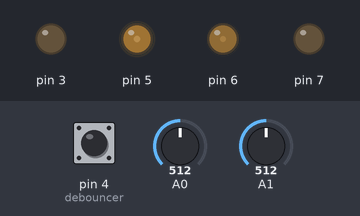
This sketch was run on a simulated Arduino Uno, built with avr-gcc and run on an emulated ATmega328P. On the bench: output pins drawn as LEDs (lit = HIGH). The inputs (shaded band) are chosen by the test bench; at power-on: pin 4 (debouncer) HIGH, A0 = 512, A1 = 512. MIDI output is not drawn; pins used as bus, display or sensor lines are not drawn.

Above: at 1.2 s.
1.3 s: pin 4 (debouncer) pulled LOW for 0.15 s
At 2.6 s:
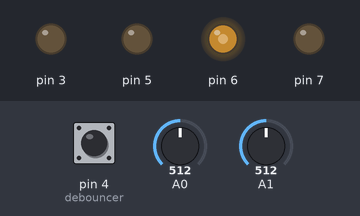
2.9 s: pin 4 (debouncer) pulled LOW for 1 s
At 5.3 s:
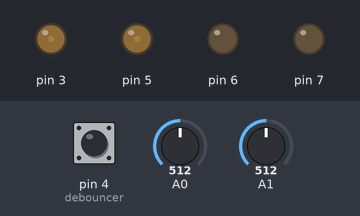
Timing chart, 0 to 6.8 s (numbered marks = the images above; inputs shaded):
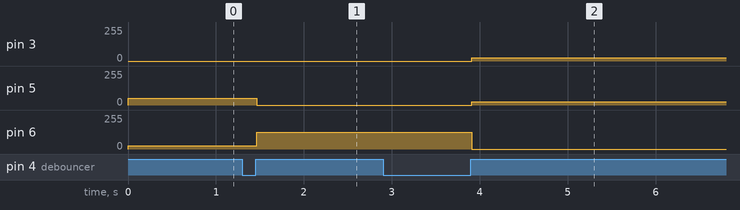

Measured:
- after the input at 1.3 s, pin 5: 50/255 → 0/255 after 0.16 s; pin 6: 25/255 → 125/255 after 0.16 s
- after the input at 2.9 s, pin 3, pin 5: 0/255 → 25/255 after 1.0 s; pin 6: 125/255 → 0/255 after 1.0 s

The sketch:

MIDI_CTRL_V02_32pots__scene_Selector_.ino
```cpp
#include <MIDI.h>
MIDI_CREATE_DEFAULT_INSTANCE ();  //creo la instancia
//////////////////////////////////////////////////////////


int r0 = 0;
int r1 = 0;  // the four digital pins for the bits
int r2 = 0;
int r3 = 0;

int  bin [] = {0, 1 ,2, 3, 4, 5, 6, 7, 8, 9,10,11,12, 13,14,15};//list of binary values

int ctrl0[ ] = {1,2,3,4,5,6,7,8,9,10,11,12,13,14,15,16,17,18,19,20,21,22,23,24,25,26,27,28,29,30,31,32};

int potValue0 = 0;
int potValue1 = 0;
int potValue2 = 0;
int potValue3 = 0;
int potValue4 = 0;
int potValue5 = 0;
int potValue6 = 0;
int potValue7 = 0;
int potValue8 = 0;
int potValue9 = 0;
int potValue10 = 0;
int potValue11 = 0;
int potValue12 = 0;
int potValue13 = 0;
int potValue14 = 0;
int potValue15 = 0;
int potValue16 = 0;
int potValue17 = 0;
int potValue18 = 0;
int potValue19 = 0;
int potValue20 = 0;
int potValue21 = 0;
int potValue22 = 0;
int potValue23 = 0;
int potValue24 = 0;
int potValue25 = 0;
int potValue26 = 0;
int potValue27 = 0;
int potValue28 = 0;
int potValue29 = 0;
int potValue30 = 0;
int potValue31 = 0;


int lastPotValue0 = 0;
int lastPotValue1 = 0;
int lastPotValue2 = 0;
int lastPotValue3 = 0;
int lastPotValue4 = 0;
int lastPotValue5 = 0;
int lastPotValue6 = 0;
int lastPotValue7 = 0;
int lastPotValue8 = 0;
int lastPotValue9 = 0;
int lastPotValue10 = 0;
int lastPotValue11 = 0;
int lastPotValue12 = 0;
int lastPotValue13 = 0;
int lastPotValue14 = 0;
int lastPotValue15 = 0;
int lastPotValue16 = 0;
int lastPotValue17 = 0;
int lastPotValue18 = 0;
int lastPotValue19 = 0;
int lastPotValue20 = 0;
int lastPotValue21 = 0;
int lastPotValue22 = 0;
int lastPotValue23 = 0;
int lastPotValue24 = 0;
int lastPotValue25 = 0;
int lastPotValue26 = 0;
int lastPotValue27 = 0;
int lastPotValue28 = 0;
int lastPotValue29 = 0;
int lastPotValue30 = 0;
int lastPotValue31 = 0;


int Threshlod = 7;


////SCENE SEL

#include <Bounce2.h>
//int color1[] = {0,50,50}; //violeta
//int color2[] = {50,50,0}; //aqua
//int color3[] = {255,0,0}; //

int color1[] = {0,25,25}; //violeta
int color2[] = {25,50,0}; //aqua
int color3[] = {125,0,0}; //


int val= 0;
int lastVal=0;
int scene = 0;
int sceneCC=0;

Bounce debouncer = Bounce();

void setup(){

  MIDI.begin(MIDI_CHANNEL_OMNI);

  pinMode(8, OUTPUT);    // r0
  pinMode(9, OUTPUT);    // r1
  pinMode(10, OUTPUT);    // r2
  pinMode(11, OUTPUT);    //r3

  Serial.begin(31250); // fire up the serial


 //DEBOUNCE button & LED RGB
pinMode (3, OUTPUT);
pinMode (5, OUTPUT);
pinMode (7, OUTPUT);
pinMode (4, INPUT_PULLUP);

debouncer.attach (4);
debouncer.interval (10);
}


void loop () {

 for (int count=0; count < 16; count++) { //loop through each channel, checking for a signal

   int row = bin[count]; //channel 5 = 5th element in the bin list -> 101 etc.

   r0 = bitRead(row,0); //bitRead() -> parameter 1 = binary sequence, parameter 2 = which bit to read, starting from the right most bit
   r1 = bitRead(row,1); //channel 7 = 111, 1 = 2nd bit
   r2 = bitRead(row,2); // third bit
   r3 = bitRead(row,3); // third bit

   digitalWrite(8, r0); // send the bits to the digital pins
   digitalWrite(9, r1);
   digitalWrite(10, r2);
   digitalWrite(11, r3);

if (count == 0){
int potValue0 = analogRead (0); //escaleo el rango 0-1023
    if (abs(potValue0  - lastPotValue0) > Threshlod) {  //solo manda valores si es distinto y coincide con el count 0
      MIDI.sendControlChange(ctrl0[ 0] + sceneCC, potValue0 / 8, 1);
      lastPotValue0 = potValue0; // queda el ultimo valor del pote.
      }
    }

if (count == 1){
int potValue1 = analogRead (0); //escaleo el rango 0-1023
    if (abs(potValue1  - lastPotValue1) > Threshlod) {  //solo manda valores si es distinto y coincide con el count 0
      MIDI.sendControlChange(ctrl0[ 1]+ sceneCC, potValue1 / 8, 1);
      lastPotValue1 = potValue1; // queda el ultimo valor del pote.
      }
    }

if (count == 2){
int potValue2 = analogRead (0); //escaleo el rango 0-1023
    if (abs(potValue2  - lastPotValue2) > Threshlod) {  //solo manda valores si es distinto y coincide con el count 0
      MIDI.sendControlChange(ctrl0[ 2]+ sceneCC, potValue2 / 8, 1);
      lastPotValue2 = potValue2; // queda el ultimo valor del pote.
      }
    }


if (count == 3){
int potValue3 = analogRead (0); //escaleo el rango 0-1023
    if (abs(potValue3  - lastPotValue3) > Threshlod) {  //solo manda valores si es distinto y coincide con el count 0
      MIDI.sendControlChange(ctrl0[ 3]+ sceneCC, potValue3 / 8, 1);
      lastPotValue3 = potValue3; // queda el ultimo valor del pote.
      }
    }


if (count == 4){
int potValue4 = analogRead (0); //escaleo el rango 0-1023
    if (abs(potValue4  - lastPotValue4) > Threshlod) {  //solo manda valores si es distinto y coincide con el count 0
      MIDI.sendControlChange(ctrl0[4]+ sceneCC, potValue4 / 8, 1);
      lastPotValue4 = potValue4; // queda el ultimo valor del pote.
      }
    }


if (count == 5){
int potValue5 = analogRead (0); //escaleo el rango 0-1023
    if (abs(potValue5  - lastPotValue5) > Threshlod) {  //solo manda valores si es distinto y coincide con el count 0
      MIDI.sendControlChange(ctrl0[5 ]+ sceneCC, potValue5 / 8, 1);
      lastPotValue5 = potValue5; // queda el ultimo valor del pote.
      }
    }


if (count == 6){
int potValue6 = analogRead (0); //escaleo el rango 0-1023
    if (abs(potValue6  - lastPotValue6) > Threshlod) {  //solo manda valores si es distinto y coincide con el count 0
      MIDI.sendControlChange(ctrl0[ 6]+ sceneCC, potValue6 / 8, 1);
      lastPotValue6 = potValue6; // queda el ultimo valor del pote.
      }
    }


if (count == 7){
int potValue7 = analogRead (0); //escaleo el rango 0-1023
    if (abs(potValue7  - lastPotValue7) > Threshlod) {  //solo manda valores si es distinto y coincide con el count 0
      MIDI.sendControlChange(ctrl0[ 7]+ sceneCC, potValue7 / 8, 1);
      lastPotValue7 = potValue7; // queda el ultimo valor del pote.
      }
    }


if (count == 8){
int potValue8 = analogRead (0); //escaleo el rango 0-1023
    if (abs(potValue8  - lastPotValue8) > Threshlod) {  //solo manda valores si es distinto y coincide con el count 0
      MIDI.sendControlChange(ctrl0[ 8]+ sceneCC, potValue8 / 8, 1);
      lastPotValue8 = potValue8; // queda el ultimo valor del pote.
      }
    }


if (count == 9){
int potValue9 = analogRead (0); //escaleo el rango 0-1023
    if (abs(potValue9  - lastPotValue9) > Threshlod) {  //solo manda valores si es distinto y coincide con el count 0
      MIDI.sendControlChange(ctrl0[ 9]+ sceneCC, potValue9 / 8, 1);
      lastPotValue9 = potValue9; // queda el ultimo valor del pote.
      }
    }


if (count == 10){
int potValue10 = analogRead (0); //escaleo el rango 0-1023
    if (abs(potValue10  - lastPotValue10) > Threshlod) {  //solo manda valores si es distinto y coincide con el count 0
      MIDI.sendControlChange(ctrl0[ 10]+ sceneCC, potValue10 / 8, 1);
      lastPotValue10 = potValue10; // queda el ultimo valor del pote.
      }
    }


if (count == 11){
int potValue11 = analogRead (0); //escaleo el rango 0-1023
    if (abs(potValue11  - lastPotValue11) > Threshlod) {  //solo manda valores si es distinto y coincide con el count 0
      MIDI.sendControlChange(ctrl0[ 11]+ sceneCC, potValue11 / 8, 1);
      lastPotValue11 = potValue11; // queda el ultimo valor del pote.
      }
    }


if (count == 12){
int potValue12 = analogRead (0); //escaleo el rango 0-1023
    if (abs(potValue12  - lastPotValue12) > Threshlod) {  //solo manda valores si es distinto y coincide con el count 0
      MIDI.sendControlChange(ctrl0[12 ]+ sceneCC, potValue12 / 8, 1);
      lastPotValue12 = potValue12; // queda el ultimo valor del pote.
      }
    }


if (count == 13){
int potValue13 = analogRead (0); //escaleo el rango 0-1023
    if (abs(potValue13  - lastPotValue13) > Threshlod) {  //solo manda valores si es distinto y coincide con el count 0
      MIDI.sendControlChange(ctrl0[ 13]+ sceneCC, potValue13 / 8, 1);
      lastPotValue13 = potValue13; // queda el ultimo valor del pote.
      }
    }


if (count == 14){
int potValue14 = analogRead (0); //escaleo el rango 0-1023
    if (abs(potValue14  - lastPotValue14) > Threshlod) {  //solo manda valores si es distinto y coincide con el count 0
      MIDI.sendControlChange(ctrl0[ 14]+ sceneCC, potValue14 / 8, 1);
      lastPotValue14 = potValue14; // queda el ultimo valor del pote.
      }
    }


if (count == 15){
int potValue15 = analogRead (0); //escaleo el rango 0-1023
    if (abs(potValue15  - lastPotValue15) > Threshlod) {  //solo manda valores si es distinto y coincide con el count 0
      MIDI.sendControlChange(ctrl0[ 15]+ sceneCC, potValue15 / 8, 1);
      lastPotValue15 = potValue15; // queda el ultimo valor del pote.
      }
    }

if (count == 0){
int potValue16 = analogRead (1); //escaleo el rango 0-1023
    if (abs(potValue16  - lastPotValue16) > Threshlod) {  //solo manda valores si es distinto y coincide con el count 0
      MIDI.sendControlChange(ctrl0[ 16]+ sceneCC, potValue16 / 8, 1);
      lastPotValue16 = potValue16; // queda el ultimo valor del pote.
      }
    }

if (count == 1){
int potValue17 = analogRead (1); //escaleo el rango 0-1023
    if (abs(potValue17  - lastPotValue17) > Threshlod) {  //solo manda valores si es distinto y coincide con el count 0
      MIDI.sendControlChange(ctrl0[ 17]+ sceneCC, potValue17 / 8, 1);
      lastPotValue17 = potValue17; // queda el ultimo valor del pote.
      }
    }

if (count == 2){
int potValue18 = analogRead (1); //escaleo el rango 0-1023
    if (abs(potValue18  - lastPotValue18) > Threshlod) {  //solo manda valores si es distinto y coincide con el count 0
      MIDI.sendControlChange(ctrl0[ 18]+ sceneCC, potValue18 / 8, 1);
      lastPotValue18 = potValue18; // queda el ultimo valor del pote.
      }
    }


if (count == 3){
int potValue19 = analogRead (1); //escaleo el rango 0-1023
    if (abs(potValue19  - lastPotValue19) > Threshlod) {  //solo manda valores si es distinto y coincide con el count 0
      MIDI.sendControlChange(ctrl0[ 19]+ sceneCC, potValue19 / 8, 1);
      lastPotValue19 = potValue19; // queda el ultimo valor del pote.
      }
    }


if (count == 4){
int potValue20 = analogRead (1); //escaleo el rango 0-1023
    if (abs(potValue20  - lastPotValue20) > Threshlod) {  //solo manda valores si es distinto y coincide con el count 0
      MIDI.sendControlChange(ctrl0[ 20]+ sceneCC, potValue20 / 8, 1);
      lastPotValue20 = potValue20; // queda el ultimo valor del pote.
      }
    }


if (count == 5){
int potValue21 = analogRead (1); //escaleo el rango 0-1023
    if (abs(potValue21  - lastPotValue21) > Threshlod) {  //solo manda valores si es distinto y coincide con el count 0
      MIDI.sendControlChange(ctrl0[ 21]+ sceneCC, potValue21 / 8, 1);
      lastPotValue21 = potValue21; // queda el ultimo valor del pote.
      }
    }


if (count == 6){
int potValue22 = analogRead (1); //escaleo el rango 0-1023
    if (abs(potValue22  - lastPotValue22) > Threshlod) {  //solo manda valores si es distinto y coincide con el count 0
      MIDI.sendControlChange(ctrl0[ 22]+ sceneCC, potValue22 / 8, 1);
      lastPotValue22 = potValue22; // queda el ultimo valor del pote.
      }
    }


if (count == 7){
int potValue23 = analogRead (1); //escaleo el rango 0-1023
    if (abs(potValue23  - lastPotValue23) > Threshlod) {  //solo manda valores si es distinto y coincide con el count 0
      MIDI.sendControlChange(ctrl0[ 23]+ sceneCC, potValue23 / 8, 1);
      lastPotValue23 = potValue23; // queda el ultimo valor del pote.
      }
    }


if (count == 8){
int potValue24 = analogRead (1); //escaleo el rango 0-1023
    if (abs(potValue24  - lastPotValue24) > Threshlod) {  //solo manda valores si es distinto y coincide con el count 0
      MIDI.sendControlChange(ctrl0[ 24]+ sceneCC, potValue24 / 8, 1);
      lastPotValue24 = potValue24; // queda el ultimo valor del pote.
      }
    }


if (count == 9){
int potValue25 = analogRead (1); //escaleo el rango 0-1023
    if (abs(potValue25  - lastPotValue25) > Threshlod) {  //solo manda valores si es distinto y coincide con el count 0
      MIDI.sendControlChange(ctrl0[ 25]+ sceneCC, potValue25 / 8, 1);
      lastPotValue25 = potValue25; // queda el ultimo valor del pote.
      }
    }


if (count == 10){
int potValue26 = analogRead (1); //escaleo el rango 0-1023
    if (abs(potValue26  - lastPotValue26) > Threshlod) {  //solo manda valores si es distinto y coincide con el count 0
      MIDI.sendControlChange(ctrl0[ 26]+ sceneCC, potValue26 / 8, 1);
      lastPotValue26 = potValue26; // queda el ultimo valor del pote.
      }
    }


if (count == 11){
int potValue27 = analogRead (1); //escaleo el rango 0-1023
    if (abs(potValue27  - lastPotValue27) > Threshlod) {  //solo manda valores si es distinto y coincide con el count 0
      MIDI.sendControlChange(ctrl0[ 27]+ sceneCC, potValue27 / 8, 1);
      lastPotValue27 = potValue27; // queda el ultimo valor del pote.
      }
    }


if (count == 12){
int potValue28 = analogRead (1); //escaleo el rango 0-1023
    if (abs(potValue28  - lastPotValue28) > Threshlod) {  //solo manda valores si es distinto y coincide con el count 0
      MIDI.sendControlChange(ctrl0[ 28]+ sceneCC, potValue28 / 8, 1);
      lastPotValue28 = potValue28; // queda el ultimo valor del pote.
      }
    }


if (count == 13){
int potValue29 = analogRead (1); //escaleo el rango 0-1023
    if (abs(potValue29  - lastPotValue29) > Threshlod) {  //solo manda valores si es distinto y coincide con el count 0
      MIDI.sendControlChange(ctrl0[ 29]+ sceneCC, potValue29 / 8, 1);
      lastPotValue29 = potValue29; // queda el ultimo valor del pote.
      }
    }


if (count == 14){
int potValue30 = analogRead (1); //escaleo el rango 0-1023
    if (abs(potValue30  - lastPotValue30) > Threshlod) {  //solo manda valores si es distinto y coincide con el count 0
      MIDI.sendControlChange(ctrl0[ 30]+ sceneCC, potValue30 / 8, 1);
      lastPotValue30 = potValue30; // queda el ultimo valor del pote.
      }
    }


if (count == 15){
int potValue31 = analogRead (1); //escaleo el rango 0-1023
    if (abs(potValue31  - lastPotValue31) > Threshlod) {  //solo manda valores si es distinto y coincide con el count 0
      MIDI.sendControlChange(ctrl0[ 31]+ sceneCC, potValue31 / 8, 1);
      lastPotValue31 = potValue31; // queda el ultimo valor del pote.
      }
    }


 delay (1); // time to read the values

 //}


  debouncer.update();

int val = debouncer.read();


if (val != lastVal){
if (val == HIGH){
   scene++;

   if (scene > 2){
    scene = 0;
    }
  }
}

if (scene == 0){
sceneCC = 0;
analogWrite (3, color1[2]); //VERDE
analogWrite (5,color1[1]); //AZUL
analogWrite (6, color1[0]);  // ROJO
}

else if (scene == 1){

sceneCC = 40;
analogWrite (3, color2[2]); //VERDE
analogWrite (5,color2[1]); //AZUL
analogWrite (6, color2[0]);  // ROJO
}

else if (scene == 2){
sceneCC = 80;
analogWrite (3, color3[2]); //VERDE
analogWrite (5,color3[1]); //AZUL
analogWrite (6, color3[0]);  // ROJO
  }

 lastVal = val;

}
}
```
